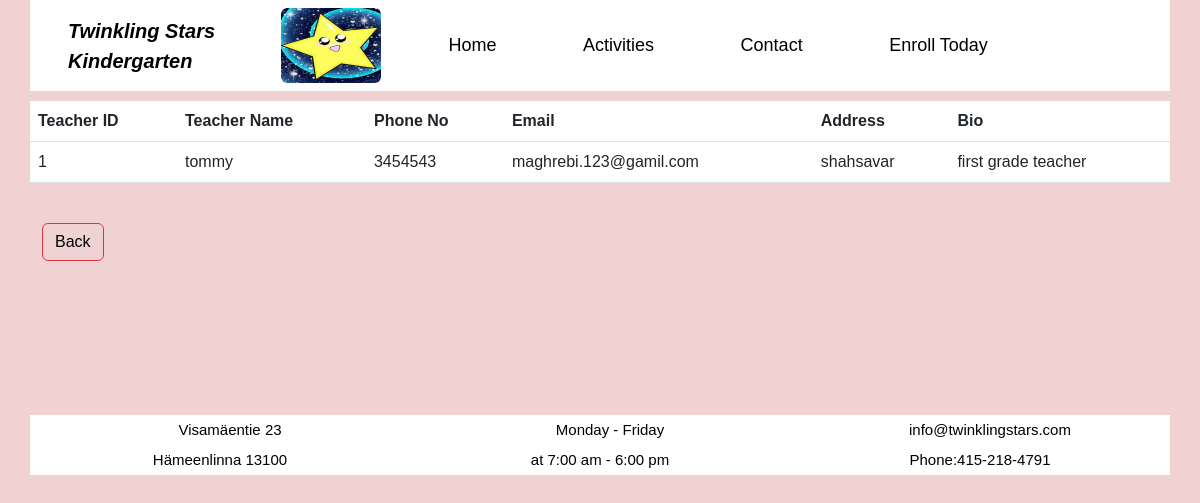
The page /viewteachersinfo.php on the database its author committed.
### tables this page shows
CREATE TABLE `teachersinfo` (
  `teid` int NOT NULL,
  `tname` text NOT NULL,
  `phone` int NOT NULL,
  `email` text NOT NULL,
  `address` text NOT NULL,
  `bio` text NOT NULL
);

### viewteachersinfo.php (the view, shortened to what this page needs)
<?php
include "headerr.php";
?>
<?php
include 'db.php';
$sql = "select * from teachersinfo ";
$result = $conn->query($sql);
if($result->num_rows > 0){
    echo "
    <table class='table'>
    <tr><th>Teacher ID</th><th>Teacher Name</th><th>Phone No</th><th>Email</th><th>Address</th><th>Bio</th></tr>";
    while($row=$result->fetch_assoc()){
    echo"
    <tr>
    <td>$row[teid]</td>
    <td>$row[tname]</td>
    <td>$row[phone]</td>
    <td>$row[email]</td>
    <td>$row[address]</td>
    <td>$row[bio]</td>
    </tr>
     ";
    }
    echo"</table>";
}
else{
    echo"No Result";
}
?>
<div class="col-md-6">
<br>
<a class="btn btn-danger" href="createteacersinfo.php" role="button">Back</a>
</div>
<br> <br> <br> <br> <br> <br> <br> <br> <br>
<?php
include "footer1.php";
?>

### headerr.php (style rules this page uses)
body { background-color: #F0D2D2; font-family: Verdana, Geneva, Tahoma, sans-serif; color:black: width: 1080px; margin:auto; display: flex; justify-content: space-between; }
a:link { color: black; background-color: transparent; text-decoration: none; }

### rows shown on the page
teachersinfo: teid "1", tname "tommy", phone "3454543", email "maghrebi.123@gamil.com", address "shahsavar", bio "first grade teacher"
